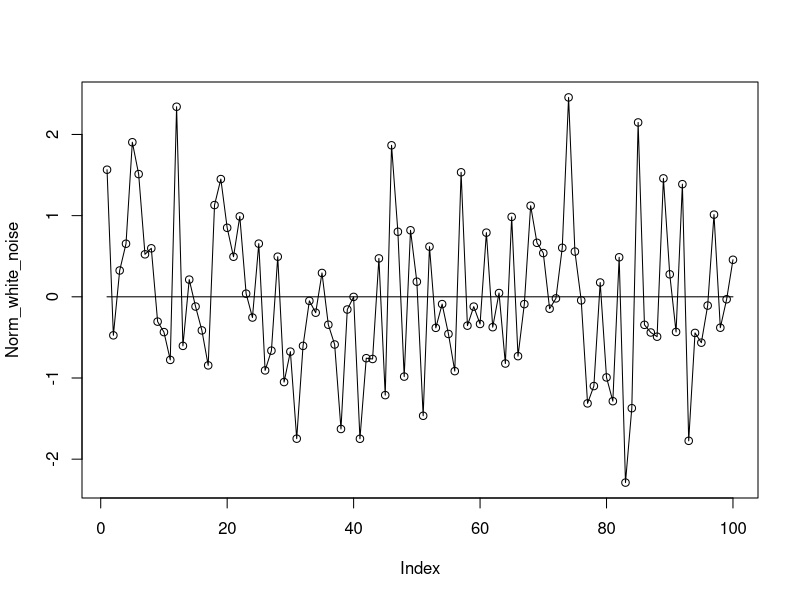
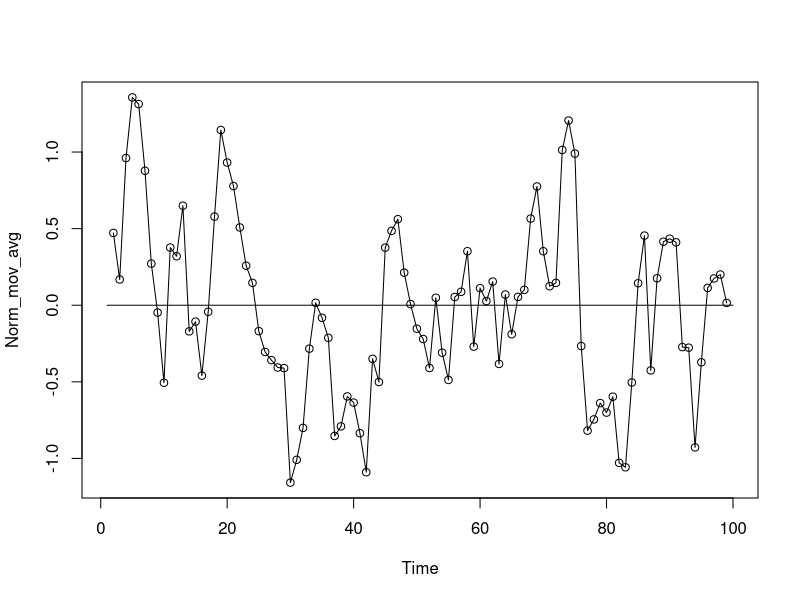

R code for these plots, in order:
## ---- chunk 1
# Generate time series
n  <- 100   # length of time series
m  <- 0     # series mean
sd <- 1     # series standard deviation

# Code below from Bookdown/Napier 
# Gaussian
Norm_white_noise <- rnorm(n)
mean_line <- rep(m,n)
# Exponential 
Exp_white_noise <- rexp(n)
# Random walk
Norm_ran_walk <- rep(0,n) # Gaussian
Exp_ran_walk <- rep(0,n)

for (i in 2:n) {
  Norm_ran_walk[i] <- Norm_ran_walk[(i-1)] + rnorm(1)
  Exp_ran_walk[i] <- Exp_ran_walk[(i-1)] + rexp(1)
}

# moving average
Norm_mov_avg <- filter(Norm_white_noise,sides=2,rep(1/3,3))  #TAS+Apps: 13

plot(Norm_white_noise, type="o")
lines(mean_line)

plot(Norm_mov_avg, type="o")
lines(mean_line)
